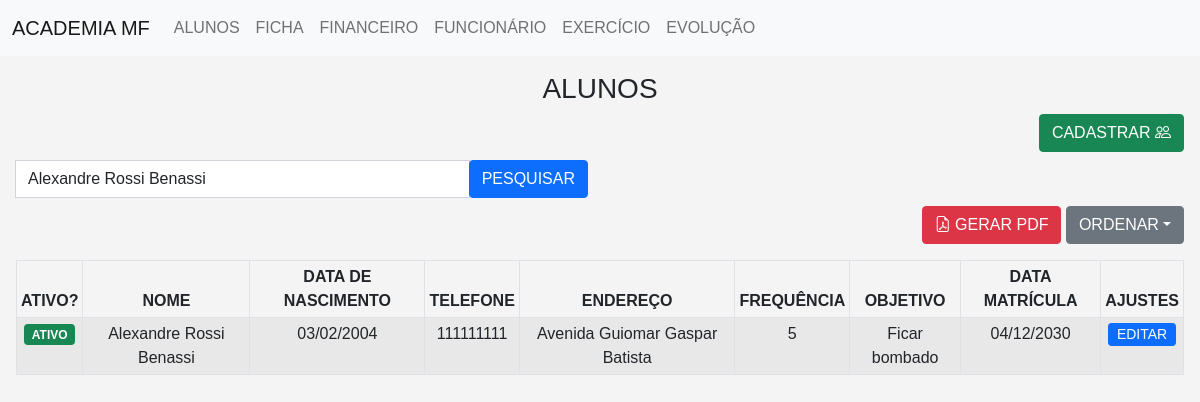
Page /Matricula/index.php?pesquisa=Alexandre Rossi Benassi on the committed database.
### tables this page shows
CREATE TABLE `aluno` (
  `id` int(11) NOT NULL,
  `nome` varchar(255) DEFAULT NULL,
  `data_nascimento` date DEFAULT NULL,
  `telefone` varchar(255) DEFAULT NULL,
  `endereco` varchar(255) DEFAULT NULL,
  `frequencia` int(11) DEFAULT NULL,
  `objetivo` varchar(255) DEFAULT NULL,
  `data_matricula` date DEFAULT NULL,
  `ativo` tinyint(1) NOT NULL DEFAULT 1
);

### Classe/Conexao.php (called while the page is built)
<?php
class Db{
    public static function conexao(){
        try {
            $conexao = new PDO("mysql:host=localhost;dbname=heman;", "root", "");
            $conexao->setAttribute(PDO::ATTR_ERRMODE, PDO::ERRMODE_EXCEPTION);
            return $conexao;
        } catch (PDOException $e) {
            return NULL;
        }
    }
}
?>

### Matricula/index.php (the view, shortened to what this page needs)
<!doctype html>
<html lang="pt-BR">
<head>
    <link href="https://cdn.jsdelivr.net/npm/bootstrap@5.0.2/dist/css/bootstrap.min.css" rel="stylesheet">
    <link rel="stylesheet" href="https://cdn.jsdelivr.net/npm/bootstrap-icons@1.10.5/font/bootstrap-icons.css">
    <link rel="stylesheet" href="https://cdn.jsdelivr.net/npm/bootstrap-icons@1.8.1/font/bootstrap-icons.css">
    <link rel="stylesheet" href="style.css">
</head>
<body>
<?php include("../Classe/Conexao.php") ?>
<?php include("../Navbar/navbar.php"); ?>
<?php $pesquisa = isset($_GET["pesquisa"]) ? $_GET["pesquisa"] : NULL; ?>
<?php $ordenar = isset($_GET["ordenar"]) ? $_GET["ordenar"] : "ASC"; ?>
<section class="p-3">
    <h3>ALUNOS</h3>
    <div class="text-end mb-2 conteudo-esconder-pdf">
        <button class="btn btn-success" data-bs-toggle="modal" data-bs-target="#cadastrar">
            CADASTRAR <i class="bi bi-people"></i>
        </button>
    </div>
    <form method="get" class="mb-2 conteudo-esconder-pdf">
        <div class="row">
            <div class="col-md-6">
                <div class="input-group">
                    <input name="pesquisa" value="<?php echo $pesquisa; ?>" type="text" class="form-control" placeholder="Buscar por nome...">
                    <div class="input-group-pprend">
                        <button class="btn btn-primary">PESQUISAR</button>
                    </div>
                </div>
            </div>
        </div>
    </form>
    <div class="col-12 text-end conteudo-esconder-pdf">
        <div class="d-inline">
            <button class="btn btn-danger botao-gerar-pdf">
                <i class="bi bi-file-earmark-pdf"></i> GERAR PDF
            </button>
        </div>
        <div class="d-inline">
            <div class="dropdown d-inline">
                <button class="btn btn-secondary dropdown-toggle" type="button" id="filterDropdown" data-bs-toggle="dropdown" aria-expanded="false">ORDENAR</button>
            </div>
        </div>
    </div>
    <table class="table table-striped table-hover mt-3 text-center table-bordered table-sm">
        <thead>
            <tr>
                <th>ATIVO?</th>
                <th>NOME</th>
                <th>DATA DE NASCIMENTO</th>
                <th>TELEFONE</th>
                <th>ENDEREÇO</th>
                <th>FREQUÊNCIA</th>
                <th>OBJETIVO</th>
                <th>DATA MATRÍCULA</th>
                <th class="conteudo-esconder-pdf">AJUSTES</th>
            </tr>
        </thead>
        <tbody>
            <?php
            $sql = ("SELECT * FROM `aluno`");
            if($pesquisa){
                $sql .= (" WHERE `nome` LIKE '%{$pesquisa}%'");
            }
            if($ordenar == "ASC"){
                $sql .= (" ORDER BY `data_matricula` ASC");
            }else if($ordenar == "DESC"){
                $sql .= (" ORDER BY `data_matricula` DESC");
            }
            $executar = Db::conexao()->query($sql);
            $alunos = $executar->fetchAll(PDO::FETCH_OBJ);
            ?>
            <?php foreach ($alunos as $aluno) { ?>
                <tr>
                    <td>
                        <?php if($aluno->ativo == 1) { ?>
                            <span class="badge bg-success">ATIVO</span>
                        <?php } else { ?>
                            <span class="badge bg-danger">INATIVO</span>
                        <?php } ?>
                    </td>
                    <td><?php echo $aluno->nome; ?></td>
                    <td>
                        <?php if($aluno->data_nascimento) { ?>
                            <?php echo date('d/m/Y', strtotime($aluno->data_nascimento)); ?>
                        <?php } else { ?>
                            --
                        <?php } ?>
                    </td>
                    <td><?php echo $aluno->telefone; ?></td>
                    <td><?php echo $aluno->endereco; ?></td>
                    <td><?php echo $aluno->frequencia; ?></td>
                    <td><?php echo $aluno->objetivo; ?></td>
                    <td><?php echo date('d/m/Y', strtotime($aluno->data_matricula)); ?></td>
                    <td class="conteudo-esconder-pdf">
                        <button
                            class="conteudo-esconder-pdf btn btn-primary btn-sm p-0 ps-2 pe-2 botao-selecionar-matricula"
                            data-id="<?php echo $aluno->id; ?>"
                            data-nome="<?php echo $aluno->nome; ?>"
                            data-data_nascimento="<?php echo $aluno->data_nascimento; ?>"
                            data-telefone="<?php echo $aluno->telefone; ?>"
                            data-endereco="<?php echo $aluno->endereco; ?>"
                            data-frequencia="<?php echo $aluno->frequencia; ?>"
                            data-objetivo="<?php echo $aluno->objetivo; ?>"
                            data-data_matricula="<?php echo $aluno->data_matricula; ?>"
                            data-ativo="<?php echo $aluno->ativo; ?>">
                            EDITAR
                        </button>
                    </td>
                </tr>
            <?php } ?>
    </table>
</section>
</body>
</html>

### Evolucao/style.css (style rules this page uses)
body { font-family: Arial, sans-serif; background-color: #f4f4f4; text-align: center; background-image: url(Academia1.png); }
button { padding: 10px 20px; border: none; border-radius: 5px; background-color: #198754; color: white; cursor: pointer; }

### rows in the picture
aluno: ativo "ATIVO", nome "Alexandre Rossi Benassi", data_nascimento "03/02/2004", telefone "111111111", endereco "Avenida Guiomar Gaspar Batista", frequencia "5", objetivo "Ficar bombado", data_matricula "04/12/2030"
